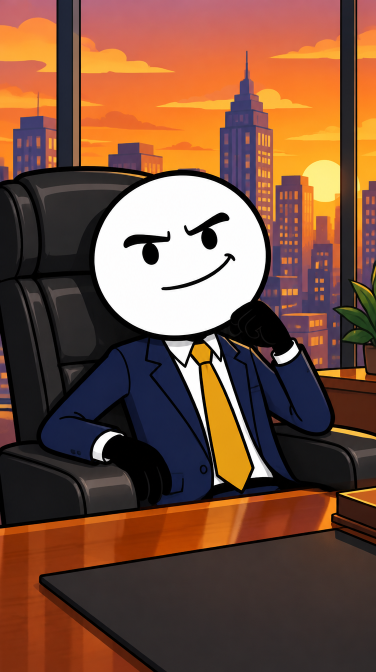
#> input picture videos/blockbuster-netflix-short/images/img1.png, 752 x 1344 px, found by its file name (shown at 1/2 size)
$ python make_thumbs.py ../../../../videos/blockbuster-netflix-short/images/img1.png
#> lines starting #> are read from the running program, lines starting #| are printed output that depends on the picture
### videos/costco-hot-dog/shorts/make_short.py
"""Build a vertical 1080x1920 Short from segments of the final video.

usage: python3 make_short.py <clip.json>
clip.json: {"name", "segments": [[t0, t1], ...], "title": [line1, line2], "end": [line1, line2]}
Times refer to the final video / clips/voiceover.mp3 timeline.
"""
import json, re, subprocess, sys
from pathlib import Path
import numpy as np
from PIL import Image, ImageDraw, ImageFilter, ImageFont

ROOT = Path(__file__).resolve().parent.parent
SRC = ROOT / "final/costco-hot-dog-final-1080p-10mbps.mp4"
FONT = str(ROOT / "assembly/fonts/LuckiestGuy.ttf")
MASCOT = ROOT.parent.parent / "channel/profile/raw/p3-nobrows.png"
W, H, FPS = 1080, 1920, 30
VID_Y = 620                      # top of the 16:9 picture (1080x608)
CAP_Y = 1330                     # caption centre; stays above the bottom 20% UI zone
WHITE, YEL, INK, BLUE = (255, 255, 255), (255, 214, 0), (15, 15, 15), (7, 77, 172)
END_SEC = 2.0


def font(s): return ImageFont.truetype(FONT, s)


def outlined(d, xy, text, f, fill, anchor="mm"):
    d.text(xy, text, font=f, fill=fill, anchor=anchor, stroke_width=max(4, f.size // 9), stroke_fill=INK)


def fit(text, maxw, start):
    s = start
    probe = ImageDraw.Draw(Image.new("RGB", (1, 1)))
    while s > 20:
        b = probe.textbbox((0, 0), text, font=font(s), stroke_width=s // 9)
        if b[2] - b[0] <= maxw: return font(s)
        s -= 2
    return font(s)


# [9 lines left out: function words_for, not called in this run]


MERGE = [(("nineteen", "eighty", "three"), "1983"), (("nineteen", "eighty", "five"), "1985"),
         (("two", "thousand", "nine"), "2009"), (("twenty", "thirteen"), "2013"), (("twenty", "nineteen"), "2019"),
         (("twenty", "twenty", "five"), "2025"), (("twenty", "twenty", "six"), "2026"), (("s",), "2000s")]


# [36 lines left out: functions tidy, groups, cut, not called in this run]


EMOJI_FONT = "/usr/share/fonts/truetype/noto/NotoColorEmoji.ttf"


# [106 lines left out: functions emoji_img, static_layers, end_card, main, not called in this run]


# [2 lines that do not run on import are left out]

### shorts/day02/popcorn-12-dollars/assembly/make_thumbs.py
"""Covers/thumbnails (free, from existing art). A = clean image 1; B = eruption frame from the hook clip.
Outputs 1080x1920: *-youtube (no text) and *-cover (title lower middle: yellow line 1, white line 2, inside y 240-1680)."""
import math, sys
from pathlib import Path
from PIL import Image, ImageDraw
HERE = Path(__file__).resolve().parent; ROOT = HERE.parent
sys.path.insert(0, str(ROOT.parent.parent.parent / "videos/costco-hot-dog/shorts"))
import make_short as m
W, H = 1080, 1920

def cover_fit(im):
    s = max(W / im.width, H / im.height)
    im = im.resize((math.ceil(im.width * s), math.ceil(im.height * s)), Image.LANCZOS)
    x, y = (im.width - W) // 2, (im.height - H) // 2
    return im.crop((x, y, x + W, y + H))

def title(im, l1, l2, y1, y2):
    im = im.convert("RGBA"); lay = Image.new("RGBA", (W, H), (0, 0, 0, 0)); d = ImageDraw.Draw(lay)
    f1, f2 = m.fit(l1, W - 120, 120), m.fit(l2, W - 120, 150)
    m.outlined(d, (W / 2, y1), l1, f1, m.YEL); m.outlined(d, (W / 2, y2), l2, f2, m.WHITE)
    im.alpha_composite(lay); return im.convert("RGB")

srcs = {"A": Image.open(ROOT / "images/img1.png").convert("RGB"), "B": Image.open(sys.argv[1]).convert("RGB")}
ypos = {"A": (1490, 1610), "B": (1420, 1570)}
out = ROOT / "thumbnails"
for k, im in srcs.items():
    base = cover_fit(im)
    base.save(out / f"popcorn-{k}-youtube-nocopy.png")
    title(base, "WHY DOES POPCORN", "COST $12?!", *ypos[k]).save(out / f"popcorn-{k}-cover.png")
#> this loop made 2 passes
#> (k, x in cover_fit, y in cover_fit) on passes 1 to 2: ('A', 0, 5), ('B', 0, 5)
#> pass 1, in cover_fit, `im = im.resize((math.ceil(im.width * s), math.ceil(im.height * s)), Im..`:
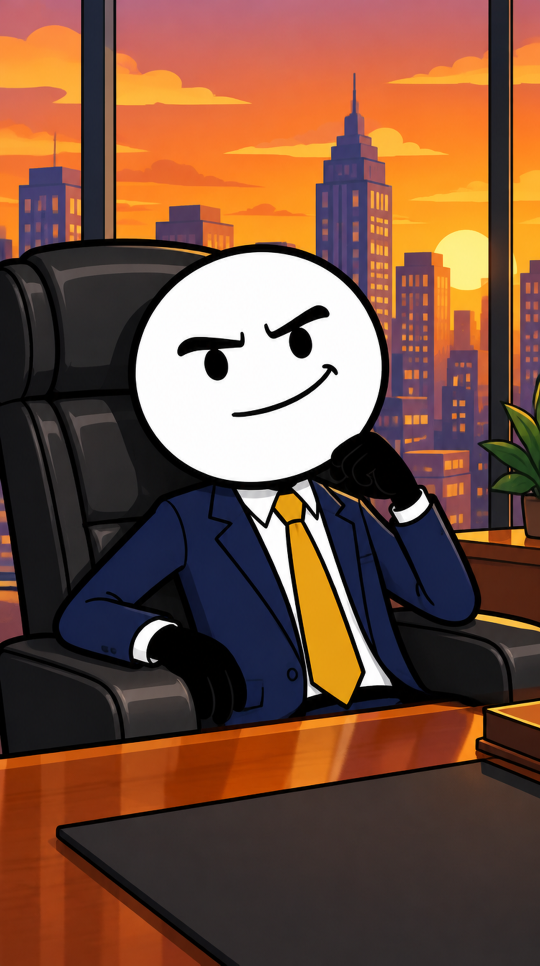
#> im: PIL image 1080x1931 RGB (shown at 1/2 size); mean R, G, B 118.9, 81.1, 63.3
#> pass 1, `base = cover_fit(im)`:
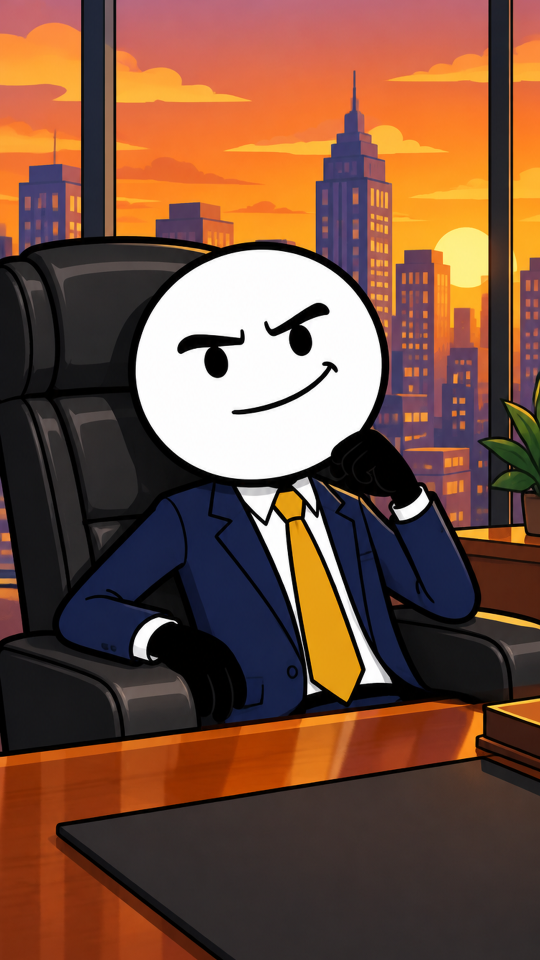
#> base: PIL image 1080x1920 RGB (shown at 1/2 size); mean R, G, B 118.8, 81.2, 63.3

$ run again, with videos/blockbuster-netflix-short/images/img11.png copied over videos/blockbuster-netflix-short/images/img1.png
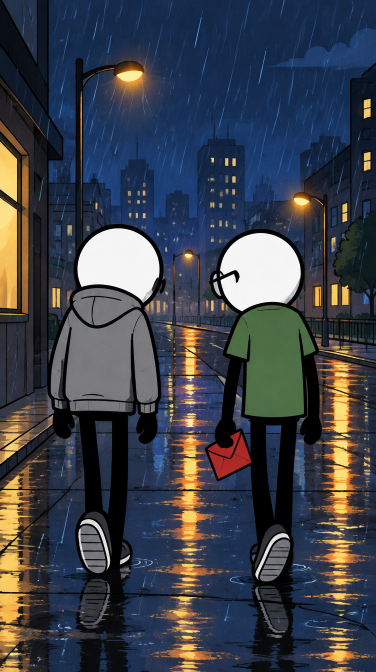
#> input picture videos/blockbuster-netflix-short/images/img11.png, 752 x 1344 px, found by its file name (shown at 1/2 size)
#> the loop `for k, im in srcs.items():` made 2 passes
#> (k, x in cover_fit, y in cover_fit) on passes 1 to 2: ('A', 0, 5), ('B', 0, 5)
#> pass 1, in cover_fit, `im = im.resize((math.ceil(im.width * s), math.ceil(im.height * s)), Im..`:
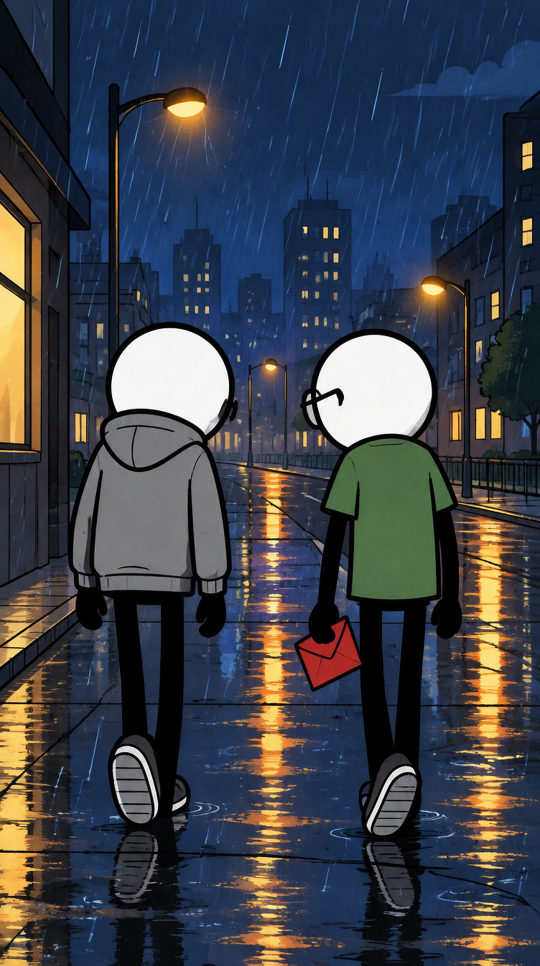
#> im: PIL image 1080x1931 RGB (shown at 1/2 size); mean R, G, B 61.1, 65.6, 75.2
#> pass 1, `base = cover_fit(im)`:
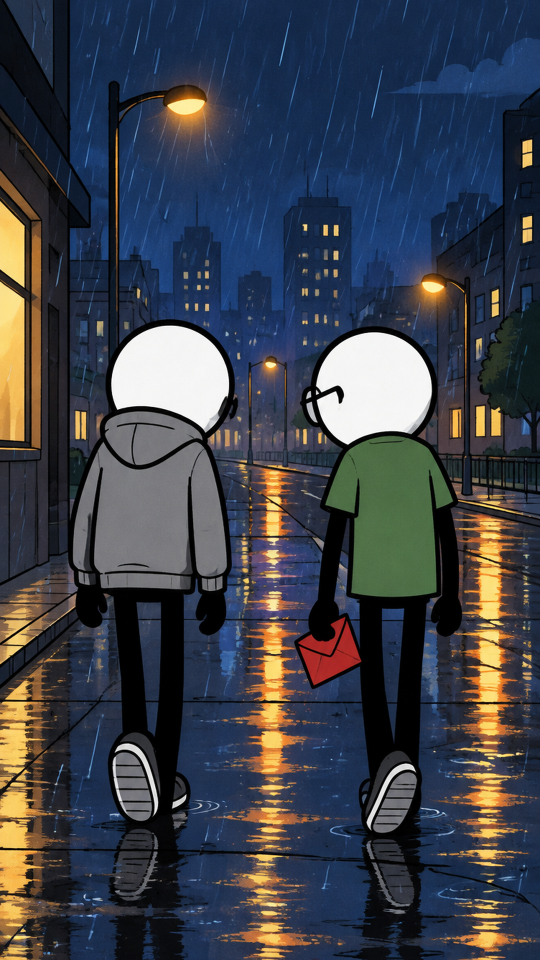
#> base: PIL image 1080x1920 RGB (shown at 1/2 size); mean R, G, B 61.2, 65.7, 75.2

$ run again, with videos/blockbuster-netflix-short/images/img12.png copied over videos/blockbuster-netflix-short/images/img1.png
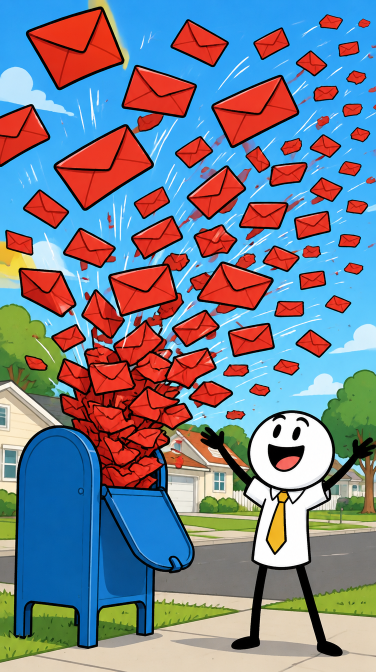
#> input picture videos/blockbuster-netflix-short/images/img12.png, 752 x 1344 px, found by its file name (shown at 1/2 size)
#> the loop `for k, im in srcs.items():` made 2 passes
#> (k, x in cover_fit, y in cover_fit) on passes 1 to 2: ('A', 0, 5), ('B', 0, 5)
#> pass 1, in cover_fit, `im = im.resize((math.ceil(im.width * s), math.ceil(im.height * s)), Im..`:
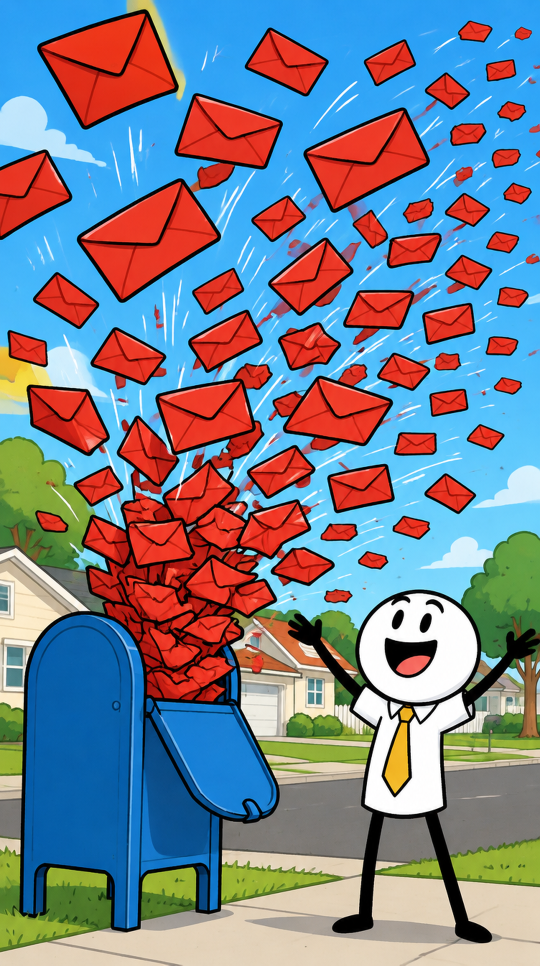
#> im: PIL image 1080x1931 RGB (shown at 1/2 size); mean R, G, B 121.8, 129.4, 142.8
#> pass 1, `base = cover_fit(im)`:
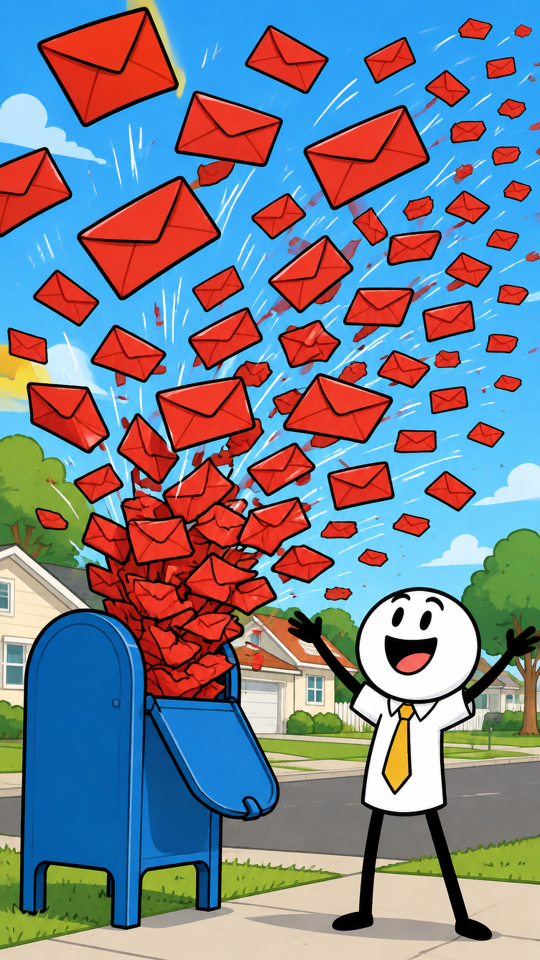
#> base: PIL image 1080x1920 RGB (shown at 1/2 size); mean R, G, B 121.6, 129.1, 142.4

$ run again, with videos/blockbuster-netflix-short/images/img14.png copied over videos/blockbuster-netflix-short/images/img1.png
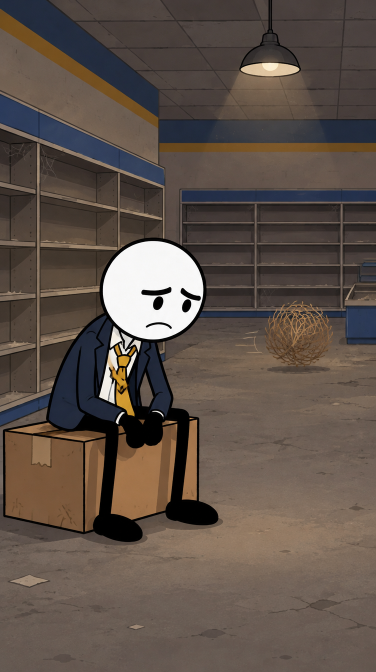
#> input picture videos/blockbuster-netflix-short/images/img14.png, 752 x 1344 px, found by its file name (shown at 1/2 size)
#> the loop `for k, im in srcs.items():` made 2 passes
#> (k, x in cover_fit, y in cover_fit) on passes 1 to 2: ('A', 0, 5), ('B', 0, 5)
#> pass 1, `base = cover_fit(im)`:
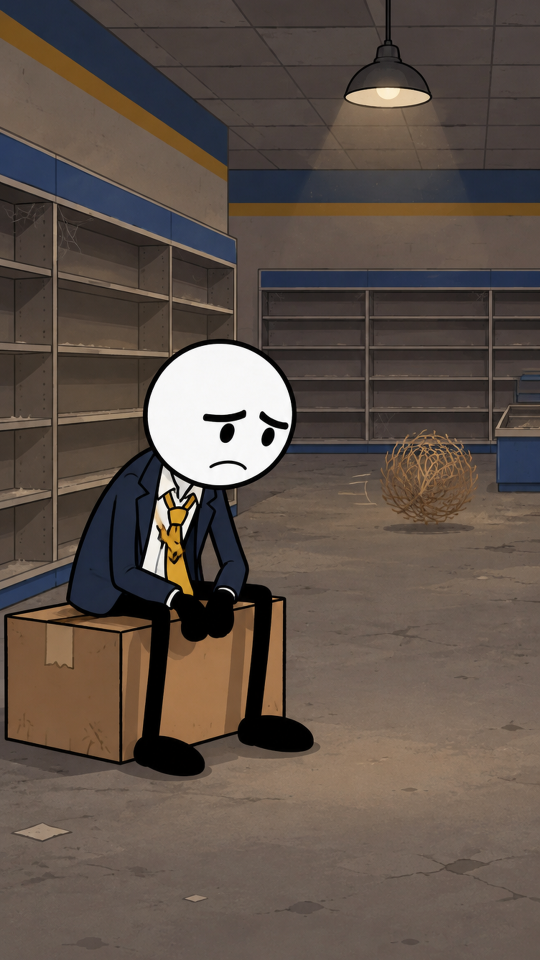
#> base: PIL image 1080x1920 RGB (shown at 1/2 size); mean R, G, B 94.3, 81.8, 73.4
